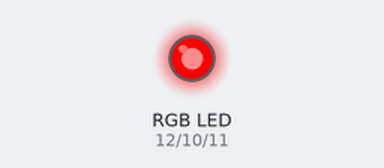
A sketch run on a simulated Arduino Uno, built with avr-gcc and run on an emulated ATmega328P. On the bench: an RGB LED mixed from three pins (HIGH = lit).

Above: at 0.7 s.
At 2.2 s:
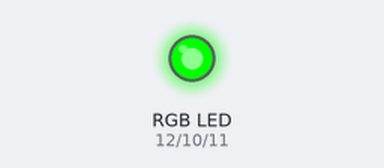
At 3.7 s:
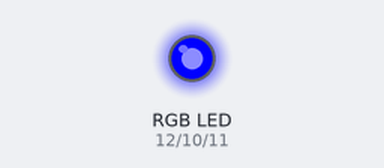
Timing chart, 0 to 5.9 s (numbered marks = the images above):
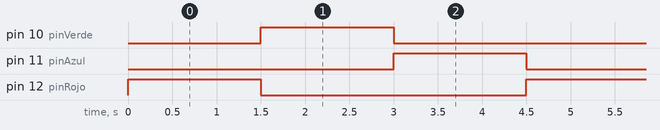

Measured:
- by itself, pin 10 (pinVerde), pin 11 (pinAzul), pin 12 (pinRojo): alternates HIGH for 1.5 s and LOW for 3.0 s
- by itself, everything shown: repeats every 4.5 s, in 3 steps

The sketch:

LED_RGB.ino
```cpp
int pinRojo = 12;
int pinAzul = 11;
int pinVerde = 10;

void setup()
{
    pinMode (pinRojo, OUTPUT);
    pinMode (pinAzul, OUTPUT);
    pinMode (pinVerde, OUTPUT);
}

void loop()
{
  //LED en Rojo
  analogWrite (pinRojo, 225);
  analogWrite (pinVerde, 0);
  analogWrite (pinAzul, 0);
  delay (1500);

  //LED en Verde
  digitalWrite (pinRojo, LOW);
  digitalWrite (pinVerde, HIGH);
  digitalWrite (pinAzul, LOW);
  delay (1500);

  //LED en Azul
  digitalWrite (pinRojo, LOW);
  digitalWrite (pinVerde, LOW);
  digitalWrite (pinAzul, HIGH);
  delay (1500);

}
```
